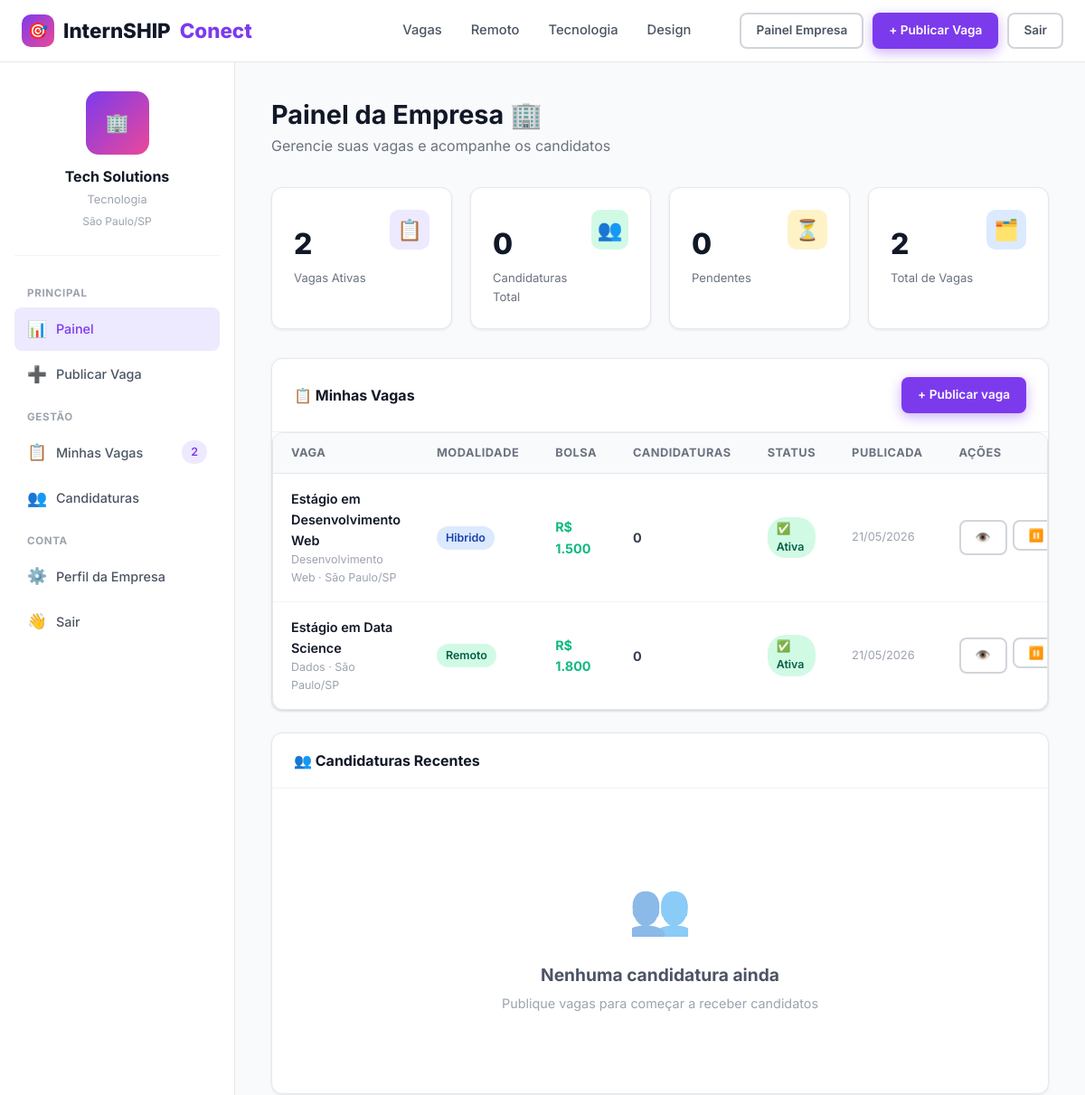
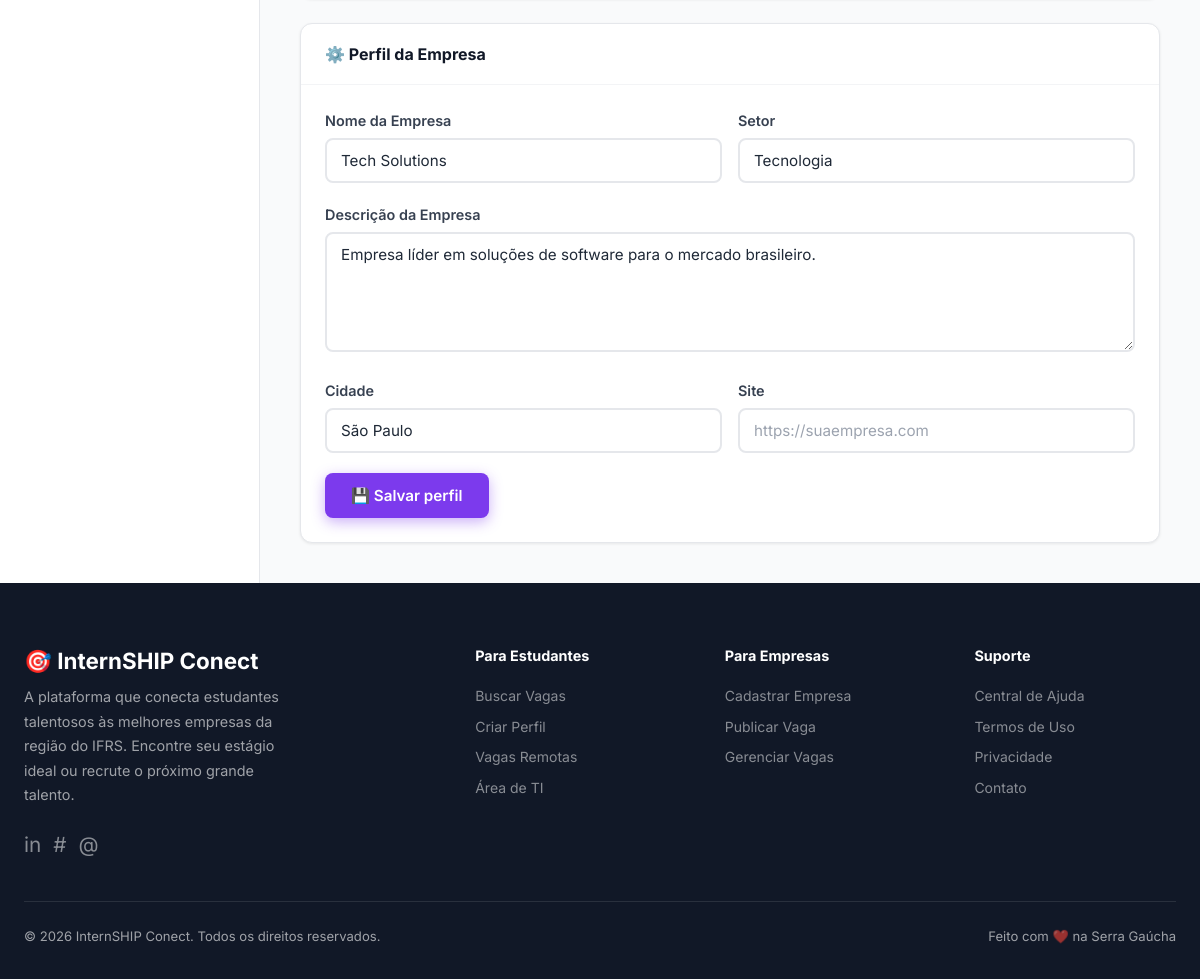
/dashboard/empresa.php (signed in), run on an earlier commit of the app's database (2 pictures, top to bottom).
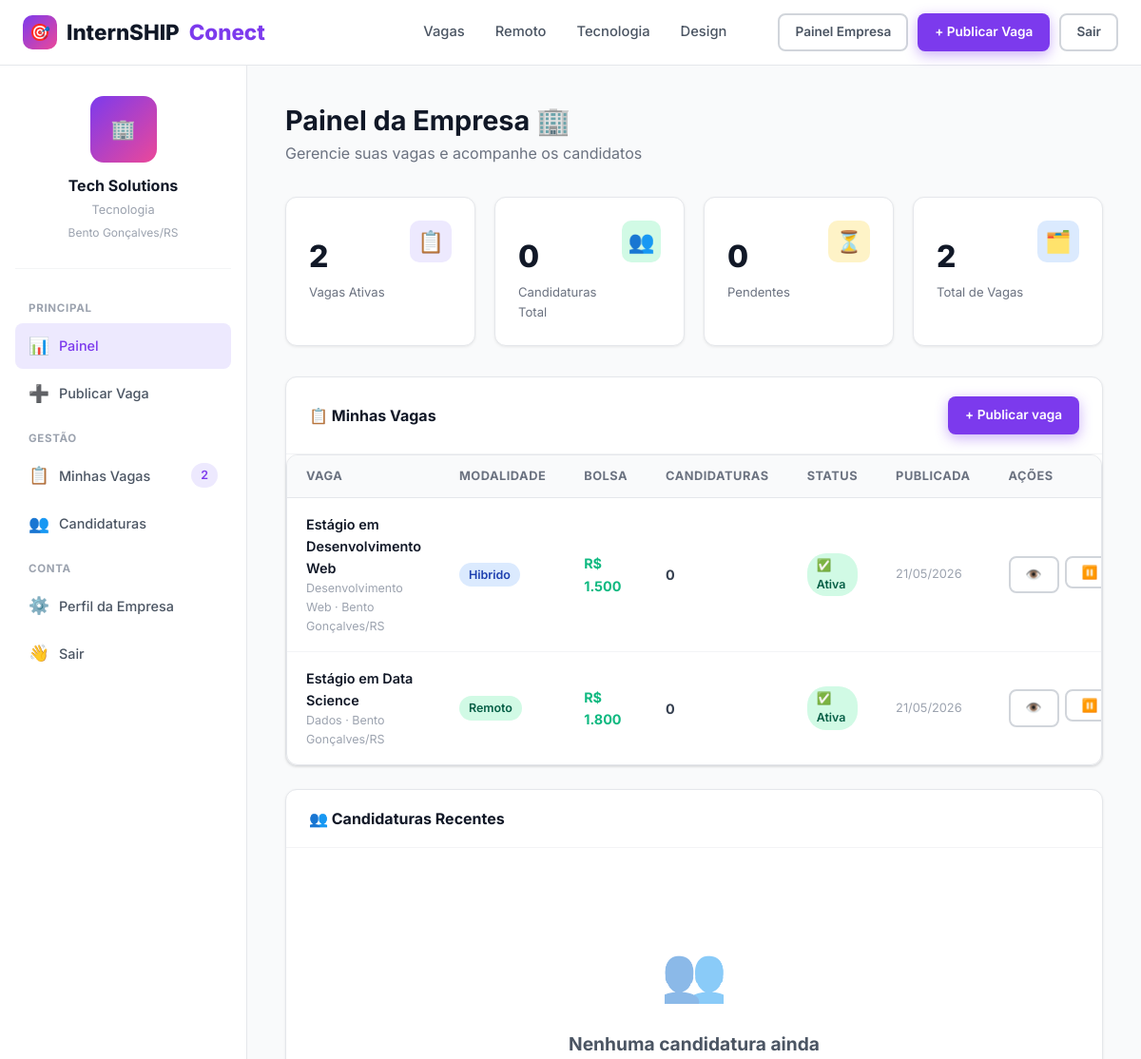
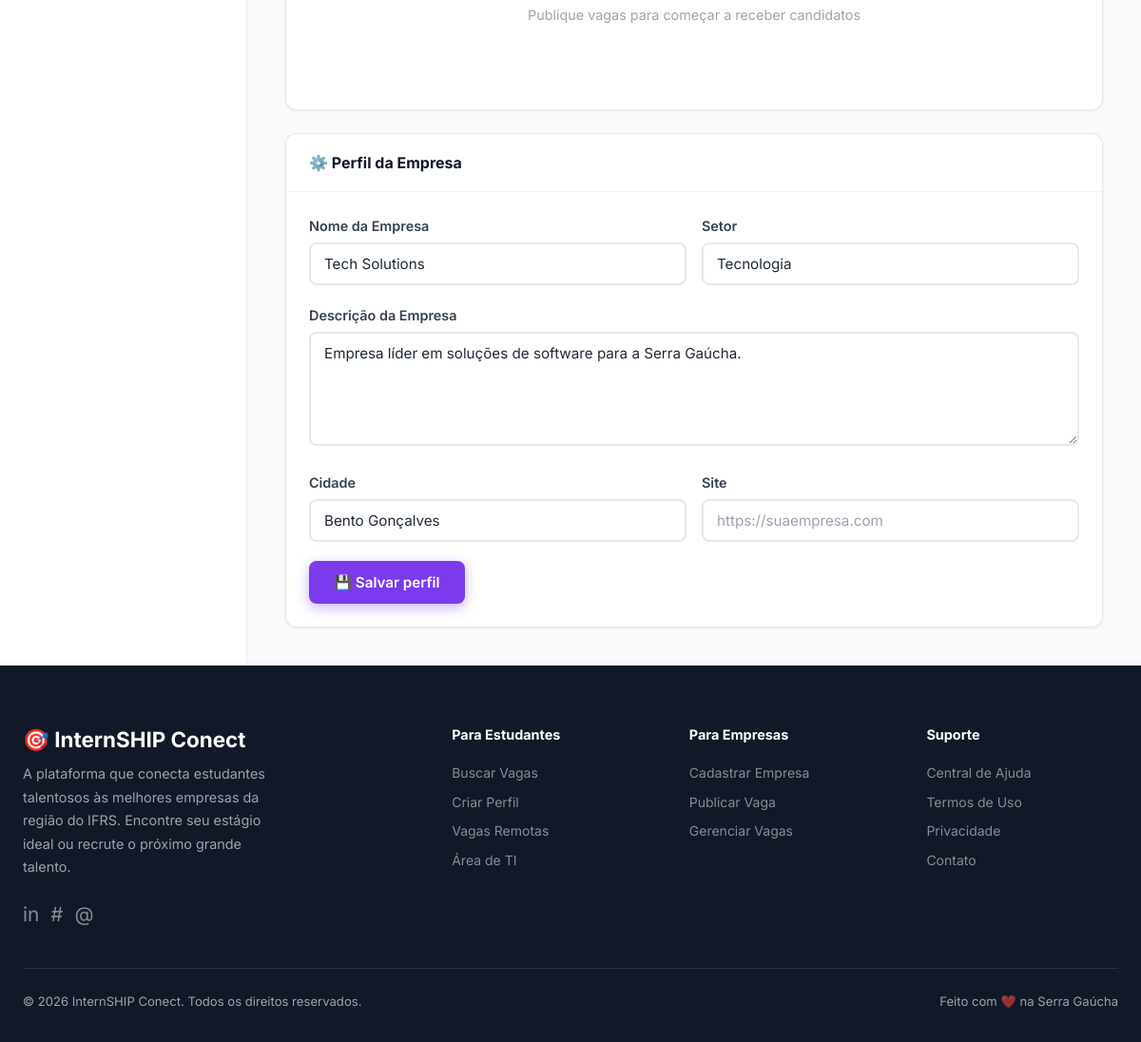
And on a later commit of the database (2 pictures, top to bottom).
### tables this page shows
CREATE TABLE IF NOT EXISTS empresas (
    id INT AUTO_INCREMENT PRIMARY KEY,
    usuario_id INT NOT NULL UNIQUE,
    nome_empresa VARCHAR(200) NOT NULL,
    cnpj VARCHAR(20),
    descricao TEXT,
    site VARCHAR(255),
    cidade VARCHAR(100),
    estado CHAR(2),
    setor VARCHAR(100),
    logo VARCHAR(255),
    FOREIGN KEY (usuario_id) REFERENCES usuarios(id) ON DELETE CASCADE
);

CREATE TABLE IF NOT EXISTS vagas (
    id INT AUTO_INCREMENT PRIMARY KEY,
    empresa_id INT NOT NULL,
    titulo VARCHAR(200) NOT NULL,
    descricao TEXT NOT NULL,
    requisitos TEXT,
    beneficios TEXT,
    area VARCHAR(100),
    cidade VARCHAR(100),
    estado CHAR(2),
    modalidade ENUM('presencial','remoto','hibrido') DEFAULT 'presencial',
    bolsa DECIMAL(10,2),
    carga_horaria INT,
    ativa TINYINT(1) DEFAULT 1,
    destaque TINYINT(1) DEFAULT 0,
    criado_em TIMESTAMP DEFAULT CURRENT_TIMESTAMP,
    FOREIGN KEY (empresa_id) REFERENCES empresas(id) ON DELETE CASCADE
);

### includes/auth.php (called while the page is built, shortened)
<?php
function isLoggedIn() {
    return isset($_SESSION['usuario_id']);
}
function isAluno() {
    return isset($_SESSION['tipo']) && $_SESSION['tipo'] === 'aluno';
}

### dashboard/empresa.php (the view, shortened to what this page needs)
<?php
require_once __DIR__ . '/../includes/auth.php';
$db = getDB();
$empresaId = $_SESSION['perfil_id'];
$empresa = $db->prepare("SELECT e.*, u.nome, u.email FROM empresas e JOIN usuarios u ON e.usuario_id = u.id WHERE e.id = ?");
$empresa->execute([$empresaId]);
$empresa = $empresa->fetch();
$vagas = $db->prepare("
    SELECT v.*,
           (SELECT COUNT(*) FROM candidaturas WHERE vaga_id = v.id) AS total_cand,
           (SELECT COUNT(*) FROM candidaturas WHERE vaga_id = v.id AND status = 'pendente') AS pendentes
    FROM vagas v
    WHERE v.empresa_id = ?
    ORDER BY v.criado_em DESC
");
$vagas->execute([$empresaId]);
$vagas = $vagas->fetchAll();
$recentes = $db->prepare("
    SELECT c.*, v.titulo AS vaga_titulo, u.nome AS aluno_nome, al.curso, al.universidade
    FROM candidaturas c
    JOIN vagas v ON c.vaga_id = v.id
    JOIN alunos al ON c.aluno_id = al.id
    JOIN usuarios u ON al.usuario_id = u.id
    WHERE v.empresa_id = ?
    ORDER BY c.criado_em DESC
    LIMIT 8
");
$recentes->execute([$empresaId]);
$recentes = $recentes->fetchAll();
$totalVagas = count($vagas);
$vagasAtivas = count(array_filter($vagas, fn($v) => $v['ativa']));
$totalCand = array_sum(array_column($vagas, 'total_cand'));
$pendentes = array_sum(array_column($vagas, 'pendentes'));
include __DIR__ . '/../includes/header.php';
?>
<div class="dashboard-layout">
  <aside class="sidebar">
    <div class="sidebar-user">
      <div class="sidebar-avatar" style="border-radius:14px;font-size:1.3rem;">
        🏢
      </div>
      <div class="sidebar-name"><?= htmlspecialchars($empresa['nome_empresa']) ?></div>
      <div class="sidebar-role"><?= htmlspecialchars($empresa['setor'] ?: 'Empresa') ?></div>
      <div style="margin-top:4px;font-size:.75rem;color:var(--gray-400);"><?= $empresa['cidade'] ?>/<?= $empresa['estado'] ?></div>
    </div>
    <nav class="sidebar-nav">
      <span class="sidebar-section">Principal</span>
      <a href="/teste/dashboard/empresa.php" class="active"><span class="icon">📊</span> Painel</a>
      <a href="/teste/empresa/publicar.php"><span class="icon">➕</span> Publicar Vaga</a>
      <span class="sidebar-section">Gestão</span>
      <a href="#vagas" onclick="document.getElementById('vagas').scrollIntoView({behavior:'smooth'});return false;"><span class="icon">📋</span> Minhas Vagas <span class="badge badge-purple" style="margin-left:auto"><?= $vagasAtivas ?></span></a>
      <a href="#candidaturas" onclick="document.getElementById('candidaturas').scrollIntoView({behavior:'smooth'});return false;"><span class="icon">👥</span> Candidaturas </a>
      <span class="sidebar-section">Conta</span>
      <a href="#perfil" onclick="document.getElementById('perfil').scrollIntoView({behavior:'smooth'});return false;"><span class="icon">⚙️</span> Perfil da Empresa</a>
      <a href="/teste/logout.php"><span class="icon">👋</span> Sair</a>
    </nav>
  </aside>
  <main class="dashboard-main">
    <div class="dashboard-header">
      <h1>Painel da Empresa 🏢</h1>
      <p>Gerencie suas vagas e acompanhe os candidatos</p>
    </div>
    <div class="kpi-grid">
      <div class="kpi-card">
        <div class="kpi-top">
          <div><div class="kpi-num"><?= $vagasAtivas ?></div><div class="kpi-label">Vagas Ativas</div></div>
          <div class="kpi-icon" style="background:#EDE9FE;font-size:1.4rem;">📋</div>
        </div>
      </div>
      <div class="kpi-card">
        <div class="kpi-top">
          <div><div class="kpi-num"><?= $totalCand ?></div><div class="kpi-label">Candidaturas Total</div></div>
          <div class="kpi-icon" style="background:#D1FAE5;font-size:1.4rem;">👥</div>
        </div>
      </div>
      <div class="kpi-card">
        <div class="kpi-top">
          <div><div class="kpi-num"><?= $pendentes ?></div><div class="kpi-label">Pendentes</div></div>
          <div class="kpi-icon" style="background:#FEF3C7;font-size:1.4rem;">⏳</div>
        </div>
      </div>
      <div class="kpi-card">
        <div class="kpi-top">
          <div><div class="kpi-num"><?= $totalVagas ?></div><div class="kpi-label">Total de Vagas</div></div>
          <div class="kpi-icon" style="background:#DBEAFE;font-size:1.4rem;">🗂️</div>
        </div>
      </div>
    </div>
    <div class="card mb-6" id="vagas">
      <div class="card-header">
        <h3>📋 Minhas Vagas</h3>
        <a href="/teste/empresa/publicar.php" class="btn btn-primary btn-sm">+ Publicar vaga</a>
      </div>
      <?php if (empty($vagas)): ?>
        <div class="card-body">
          <div class="empty-state">
            <div class="empty-icon">📋</div>
            <h3>Nenhuma vaga publicada</h3>
            <p>Comece recrutando talentos publicando sua primeira vaga</p>
            <a href="/teste/empresa/publicar.php" class="btn btn-primary" style="margin-top:16px;">+ Publicar primeira vaga</a>
          </div>
        </div>
      <?php else: ?>
        <div class="table-wrap">
          <table>
            <thead>
              <tr>
                <th>Vaga</th>
                <th>Modalidade</th>
                <th>Bolsa</th>
                <th>Candidaturas</th>
                <th>Status</th>
                <th>Publicada</th>
                <th>Ações</th>
              </tr>
            </thead>
            <tbody>
              <?php foreach ($vagas as $v): ?>
              <tr>
                <td>
                  <div class="td-title"><?= htmlspecialchars($v['titulo']) ?></div>
                  <div style="font-size:.78rem;color:var(--gray-400);"><?= htmlspecialchars($v['area']) ?> · <?= $v['cidade'] ?>/<?= $v['estado'] ?></div>
                </td>
                <td>
                  <span class="badge <?= $v['modalidade'] === 'remoto' ? 'badge-green' : ($v['modalidade'] === 'hibrido' ? 'badge-blue' : 'badge-gray') ?>">
                    <?= ucfirst($v['modalidade']) ?>
                  </span>
                </td>
                <td style="font-weight:700;color:var(--accent);">R$ <?= number_format($v['bolsa'], 0, ',', '.') ?></td>
                <td>
                  <span style="font-weight:700;"><?= $v['total_cand'] ?></span>
                </td>
                <td>
                  <span class="badge <?= $v['ativa'] ? 'badge-green' : 'badge-gray' ?>">
                    <?= $v['ativa'] ? '✅ Ativa' : '⏸️ Pausada' ?>
                  </span>
                </td>
                <td style="font-size:.8rem;color:var(--gray-400);"><?= date('d/m/Y', strtotime($v['criado_em'])) ?></td>
                <td>
                  <div style="display:flex;gap:6px;">
                    <a href="/teste/vaga.php?id=<?= $v['id'] ?>" class="btn btn-ghost btn-sm">👁️</a>
                    <form method="POST" style="display:inline;">
                      <button type="submit" name="toggle_vaga" class="btn btn-ghost btn-sm" title="<?= $v['ativa'] ? 'Pausar' : 'Ativar' ?>">
                        <?= $v['ativa'] ? '⏸️' : '▶️' ?>
                      </button>
                    </form>
                  </div>
                </td>
              </tr>
              <?php endforeach; ?>
            </tbody>
          </table>
        </div>
      <?php endif; ?>
    </div>
    <div class="card mb-6" id="candidaturas">
      <div class="card-header">
        <h3>👥 Candidaturas Recentes</h3>
      </div>
      <?php if (empty($recentes)): ?>
        <div class="card-body">
          <div class="empty-state">
            <div class="empty-icon">👥</div>
            <h3>Nenhuma candidatura ainda</h3>
            <p>Publique vagas para começar a receber candidatos</p>
          </div>
        </div>
      <?php endif; ?>
    </div>
    <div class="card" id="perfil">
      <div class="card-header"><h3>⚙️ Perfil da Empresa</h3></div>
      <div class="card-body">
        <form method="POST" action="/teste/empresa/update.php">
          <div class="form-row">
            <div class="form-group">
              <label class="form-label">Nome da Empresa</label>
              <input type="text" name="nome_empresa" class="form-control" value="<?= htmlspecialchars($empresa['nome_empresa']) ?>">
            </div>
            <div class="form-group">
              <label class="form-label">Setor</label>
              <input type="text" name="setor" class="form-control" value="<?= htmlspecialchars($empresa['setor'] ?? '') ?>">
            </div>
          </div>
          <div class="form-group">
            <label class="form-label">Descrição da Empresa</label>
            <textarea name="descricao" class="form-control" rows="4"><?= htmlspecialchars($empresa['descricao'] ?? '') ?></textarea>
          </div>
          <div class="form-row">
            <div class="form-group">
              <label class="form-label">Cidade</label>
              <input type="text" name="cidade" class="form-control" value="<?= htmlspecialchars($empresa['cidade'] ?? '') ?>">
            </div>
            <div class="form-group">
              <label class="form-label">Site</label>
              <input type="url" name="site" class="form-control" placeholder="https://suaempresa.com" value="<?= htmlspecialchars($empresa['site'] ?? '') ?>">
            </div>
          </div>
          <button type="submit" class="btn btn-primary">💾 Salvar perfil</button>
        </form>
      </div>
    </div>
  </main>
</div>
<?php include __DIR__ . '/../includes/footer.php'; ?>

### includes/header.php (shortened to what this page needs)
<?php
require_once __DIR__ . '/../includes/auth.php';
$currentPage = basename($_SERVER['PHP_SELF'], '.php');
?>
<!DOCTYPE html>
<html lang="pt-BR">
<head>
  <link rel="stylesheet" href="/teste/assets/css/style.css">
</head>
<body>
<nav class="navbar">
  <div class="navbar-inner">
    <a href="/teste/" class="navbar-brand">
      <div class="brand-icon">🎯</div>
      InternSHIP <span class="brand-dot">Conect</span>
    </a>
    <div class="navbar-nav">
      <a href="/teste/vagas.php" class="<?= $currentPage === 'vagas' ? 'active' : '' ?>">Vagas</a>
      <a href="/teste/vagas.php?modalidade=remoto">Remoto</a>
      <a href="/teste/vagas.php?area=Tecnologia">Tecnologia</a>
      <a href="/teste/vagas.php?area=Design">Design</a>
    </div>
    <div class="navbar-actions">
      <?php if (isLoggedIn()): ?>
        <?php if (isAluno()): ?>
          <a href="/teste/dashboard/aluno.php" class="btn btn-ghost btn-sm">Meu Painel</a>
        <?php else: ?>
          <a href="/teste/dashboard/empresa.php" class="btn btn-ghost btn-sm">Painel Empresa</a>
          <a href="/teste/empresa/publicar.php" class="btn btn-primary btn-sm">+ Publicar Vaga</a>
        <?php endif; ?>
        <a href="/teste/logout.php" class="btn btn-ghost btn-sm">Sair</a>
      <?php else: ?>
        <a href="/teste/login.php" class="btn btn-ghost btn-sm">Entrar</a>
        <a href="/teste/register.php" class="btn btn-primary btn-sm">Cadastrar</a>
      <?php endif; ?>
    </div>
  </div>
</nav>

### includes/footer.php (shortened to what this page needs)
<footer class="footer">
  <div class="footer-grid">
    <div class="footer-brand">
      <h3>🎯 InternSHIP Conect</h3>
      <p>A plataforma que conecta estudantes talentosos às melhores empresas da região do IFRS. Encontre seu estágio ideal ou recrute o próximo grande talento.</p>
      <div style="margin-top:20px;display:flex;gap:12px;">
        <a href="#" style="color:rgba(255,255,255,.5);font-size:1.3rem;transition:.2s" onmouseover="this.style.color='#A78BFA'" onmouseout="this.style.color='rgba(255,255,255,.5)'">in</a>
        <a href="#" style="color:rgba(255,255,255,.5);font-size:1.3rem;transition:.2s" onmouseover="this.style.color='#A78BFA'" onmouseout="this.style.color='rgba(255,255,255,.5)'">#</a>
        <a href="#" style="color:rgba(255,255,255,.5);font-size:1.3rem;transition:.2s" onmouseover="this.style.color='#A78BFA'" onmouseout="this.style.color='rgba(255,255,255,.5)'">@</a>
      </div>
    </div>
    <div class="footer-col">
      <h4>Para Estudantes</h4>
      <a href="/teste/vagas.php">Buscar Vagas</a>
      <a href="/teste/register.php">Criar Perfil</a>
      <a href="/teste/vagas.php?modalidade=remoto">Vagas Remotas</a>
      <a href="/teste/vagas.php?area=Tecnologia">Área de TI</a>
    </div>
    <div class="footer-col">
      <h4>Para Empresas</h4>
      <a href="/teste/register.php">Cadastrar Empresa</a>
      <a href="/teste/empresa/publicar.php">Publicar Vaga</a>
      <a href="/teste/dashboard/empresa.php">Gerenciar Vagas</a>
    </div>
    <div class="footer-col">
      <h4>Suporte</h4>
      <a href="#">Central de Ajuda</a>
      <a href="#">Termos de Uso</a>
      <a href="#">Privacidade</a>
      <a href="#">Contato</a>
    </div>
  </div>
  <div class="footer-bottom">
    <span>© 2026 InternSHIP Conect. Todos os direitos reservados.</span>
    <span style="display:flex;align-items:center;gap:6px;">Feito com ❤️ na Serra Gaúcha</span>
  </div>
</footer>
</body>
</html>

What changed in the data, as far as the page shows it:
changed empresas "Tech Solutions": cidade "São Paulo" → "Bento Gonçalves"; estado "SP" → "RS"; descricao "Empresa líder em soluções de software para o mercado brasileiro." → "Empresa líder em soluções de software para a Serra Gaúcha."
changed vagas "Estágio em Desenvolvimento Web": cidade "São Paulo" → "Bento Gonçalves"; estado "SP" → "RS"
changed vagas "Estágio em Data Science": cidade "São Paulo" → "Bento Gonçalves"; estado "SP" → "RS"
